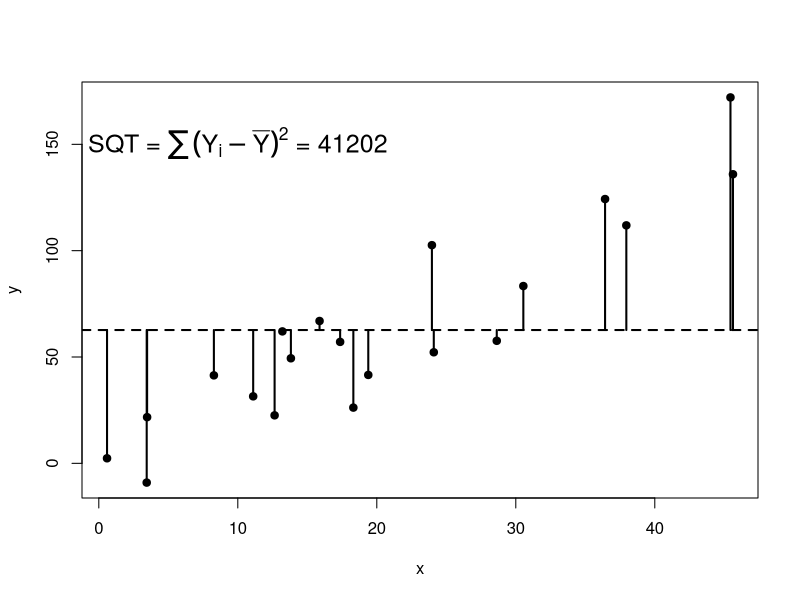
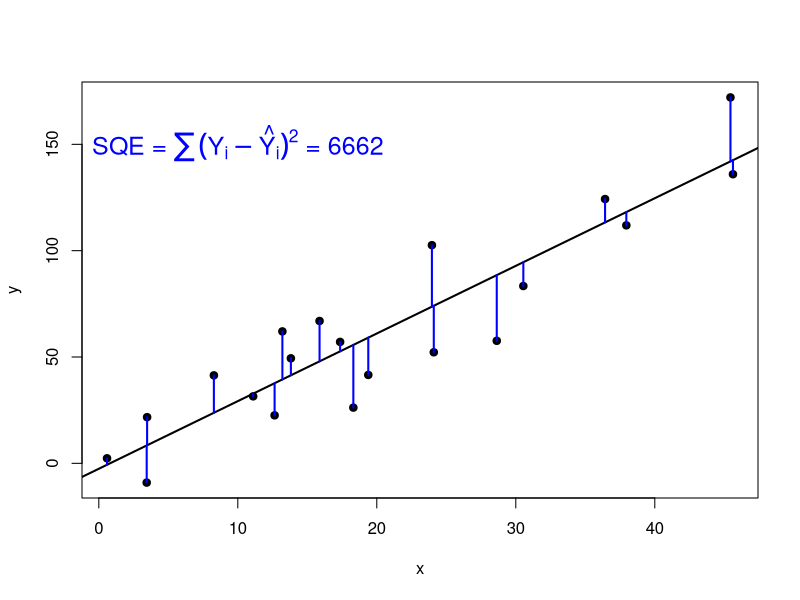
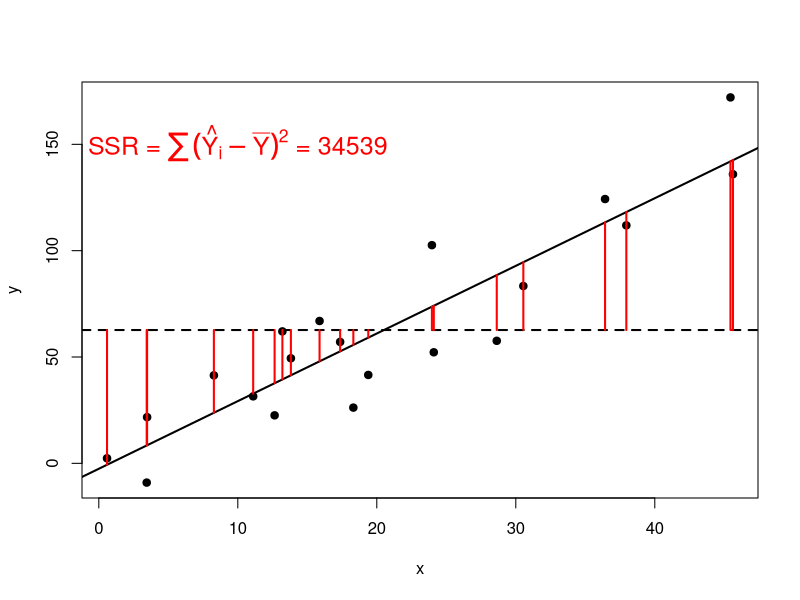
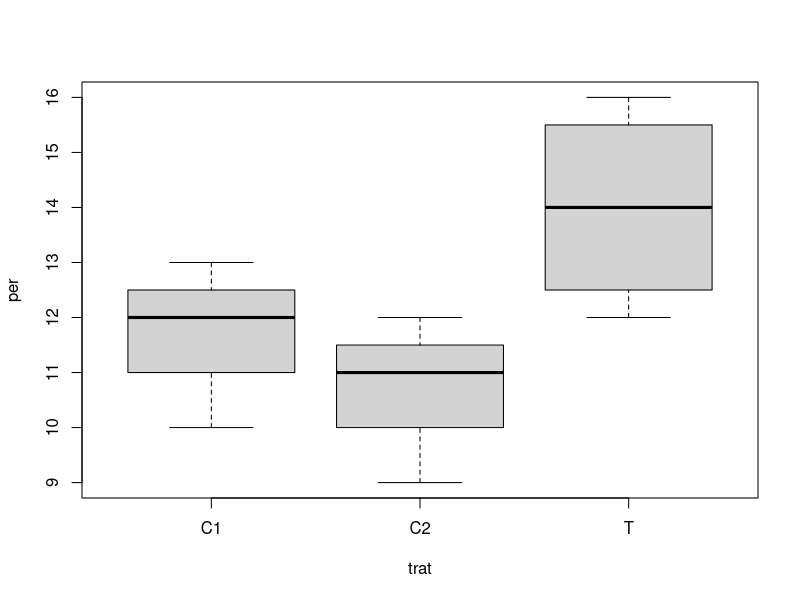
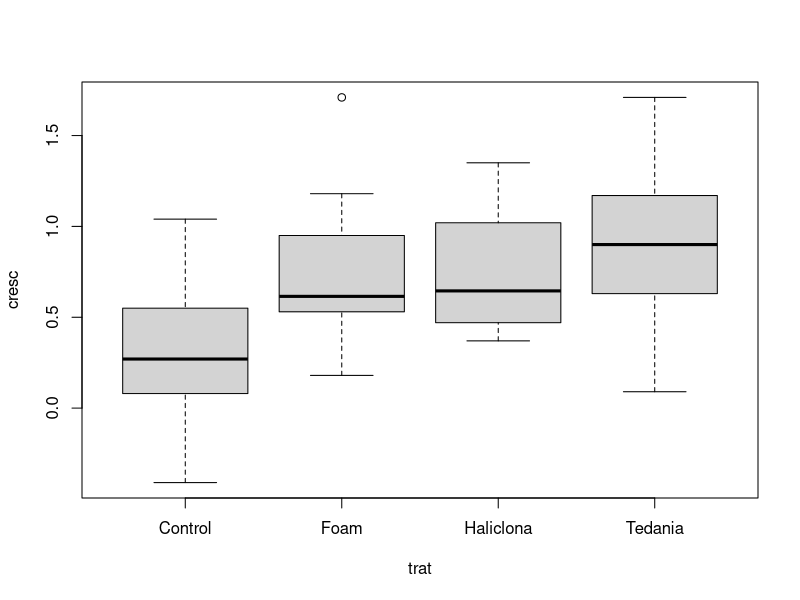

The R source for these figures, in order: (Note: this script raises an error after producing the figures.)
# Scripts para demonstração de ANOVA

# Comparação entre SST, SSR e SSE

# Dados
set.seed(1979)
x <- runif(20,0,50)
y <- 2 + 3*x + rnorm(20,0,20)

m <-lm(y ~ x)

m

summary(m)

names(m)

ybar <- mean(y)
ypred <- m$fitted.values# predict calcula os valores de Y_hat para cada nivel de x no modelo


# Plot de SQT
plot(x,y,pch=19)
abline(h=ybar,lty=2,lwd=2)
segments(x0=x,y0=y,x1=x,y1=ybar,col='black',lwd=2)
text(x=10,y=150,label=expression(paste("SQT = ", sum((Y[i] - bar(Y))^2)," = 41202")),cex=1.5,col='black')

# Plot de SQE
plot(x,y,pch=19)
abline(m,lty=1,lwd=2)
segments(x0=x,y0=y,x1=x,y1=ypred,col='blue',lwd=2)
text(x=10,y=150,label=expression(paste("SQE = ",sum((Y[i] - hat(Y[i]))^2)," = 6662")),cex=1.5,col='blue')

# Plot de SQR
plot(x,y,pch=19)
abline(m,lty=1,lwd=2)
abline(h=ybar,lty=2,lwd=2)
segments(x0=x,y0=ypred,x1=x,y1=ybar,col='red',lwd=2)
text(x=10,y=150,label=expression(paste("SSR = ",sum((hat(Y[i]) - bar(Y))^2)," = 34539")),cex=1.5,col='red')

# Calculando manualmente pra ver se bate:

sqe <- sum((y-ypred)^2)
sqe

sqr <- sum((ypred - ybar)^2)
sqr

sqt <- sum((y - ybar)^2)
sqt

sqr + sqe

# Uma outra propriedade interessante é que SQR pode ser calculada a partir de b1 e X

b1 <- m$coefficients[2]
xbar <- mean(x)
sqx <- sum((x-xbar)^2)

sqr2 <- (b1^2)*sqx
sqr2
sqr


# Lembrando, a média de Y_hat é igual á media de Y_i, porque os residuos tem media zero

mean(y)
mean(ypred)


# Exemplo de ANOVA

# Flowering data from gotelli
# per = duração do período de floração
# trat = tratamento:
#   C1 plot sem manipulação
#   C2 Plot com aparato de aquecimento desligado
#   T tratamento com aquecimento

flow <- data.frame(per = c(10,12,12,13,9,11,11,12,12,13,15,16),trat = factor(c("C1","C1","C1","C1","C2","C2","C2","C2","T","T","T","T")))

boxplot(per ~ trat, flow)

# Utilizamos o mesmo comendo lm(), porque a ANOVA também é um modelo linear

m <- lm(per ~ trat,flow)

summary(m)

m2 <- aov(per ~ trat,flow)

# Mangrove data

mangue <- read.table('SpongeContrastData.txt',sep=" ",header=T)
names(mangue) <- c("trat","cresc")

# Pergunta: existe uma relação mutualística entre Rizophora mangle e espécies de esponja?
# Hipótese: a presença de esponjas favorece o crescimento radicular
# Dados:
# cresc = crescimento radicular em mm/dia
# trat =  tratamento:
#   Control: condições naturais
#   Foam: espuma artificial
#   Tedania: enxerto da esponja Tedania ignis
#   Haliclona; enxerto da esponja Haliclona implexiformis

#Explorando os dados:

boxplot(cresc ~ trat,mangue)

tapply(mangue$cresc,mangue$trat,mean)

# A princípio, tanto as naturais quanto artificiais 
# aumentam o crescimento, e Tedania aumentamais que todos

# Anova:

m1 <- lm(cresc ~ trat,mangue)

summary(m1)

anova(m1)

m2 <- aov(cresc ~ trat,mangue)

summary(m2)

m2

names(m1)

names(m2)

# Existe diferença significativa...mas entre quais tratamentos?

TukeyHSD(m2)

contrasts(mangue$trat) # contrastes originais

# Será que esponjas tem um efeito diferente de espuma artificial?

mangue2 <- mangue

cont1 <- matrix(c(0,2,-1,-1))
contrasts(mangue2$trat)
contrasts(mangue2$trat) <- cont1
m3 <- aov(cresc ~ trat, mangue2)

summary(m2)
summary(m3)
summary(m3,split=list(trat=list("Natural vs. Artificial"=1)))

mangue
c1 <- c(rep(0,14),rep(2,14),rep(-1,28))
c2 <- c(rep(3,14),rep(-1,42))
c3 <- c(rep(0,28),rep(1,14),rep(-1,14))
mangue$c1 <- c1
mangue$c2 <- c2
mangue$c3 <- c3

mangue

summary(lm(cresc ~ c1 + c2 + c3,mangue))        

mangue$c1 <- c1
